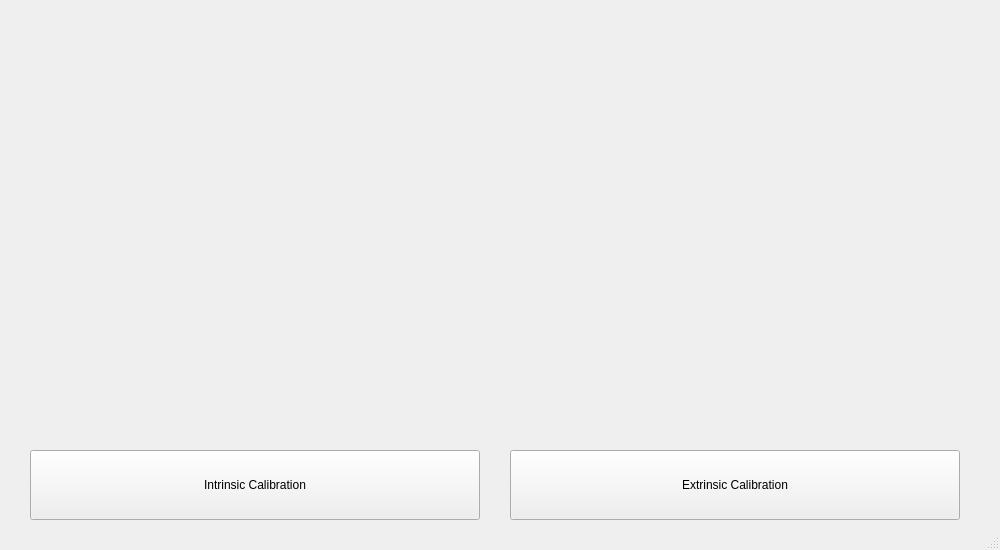
<?xml version="1.0" encoding="UTF-8"?>
<ui version="4.0">
 <class>MainWindow</class>
 <widget class="QMainWindow" name="MainWindow">
  <property name="geometry">
   <rect>
    <x>0</x>
    <y>0</y>
    <width>1000</width>
    <height>550</height>
   </rect>
  </property>
  <property name="windowTitle">
   <string>MainWindow</string>
  </property>
  <widget class="QWidget" name="centralWidget">
   <widget class="QPushButton" name="pushbtn_intrinsic">
    <property name="geometry">
     <rect>
      <x>30</x>
      <y>450</y>
      <width>450</width>
      <height>70</height>
     </rect>
    </property>
    <property name="text">
     <string>Intrinsic Calibration</string>
    </property>
   </widget>
   <widget class="QPushButton" name="pushbtn_extrinsic">
    <property name="geometry">
     <rect>
      <x>510</x>
      <y>450</y>
      <width>450</width>
      <height>70</height>
     </rect>
    </property>
    <property name="text">
     <string>Extrinsic Calibration</string>
    </property>
   </widget>
   <widget class="QLabel" name="LogoImg">
    <property name="geometry">
     <rect>
      <x>70</x>
      <y>40</y>
      <width>791</width>
      <height>381</height>
     </rect>
    </property>
    <property name="styleSheet">
     <string notr="true"/>
    </property>
    <property name="text">
     <string/>
    </property>
   </widget>
  </widget>
  <widget class="QStatusBar" name="statusBar"/>
 </widget>
 <layoutdefault spacing="6" margin="11"/>
 <resources/>
 <connections/>
</ui>
